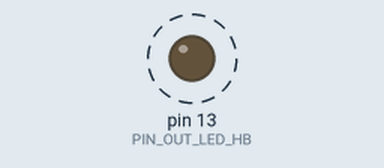
The sketch below on a simulated Arduino Mega 2560, built with avr-gcc and run on an emulated ATmega2560. Shown: output pins drawn as LEDs (lit = HIGH). Dashed ring = blinking. The modem accepts every AT command (registered, SIM ready, sends succeed) and sends nothing else; what the sketch prints to the serial monitor is not drawn.

Above: at 0.2 s.
Timing chart, 0 to 3.0 s (numbered marks = the images above):
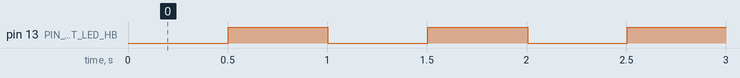

The sketch:

NonBlockingEspAtCmds_Basic.ino
```cpp
#include "definitions.h"
#include "espAt.h"

void setup() {
  // put your setup code here, to run once:
  #ifdef DBG_ALL
  DBG_PORT.begin(DBG_BAUD);
  DBG_PORT.println(F("Non-blocking ESP8266 AT Commands Basic Test!"));
  #endif

  ESP_PORT.begin(ESP_BAUD);

  pinMode(PIN_OUT_LED_HB, OUTPUT);
}

void loop() {
  // put your main code here, to run repeatedly:
  static uint8_t st{};
  switch (st)
  {
  case 0: // Send command.
    espAt_commander("AT\r\n", 2000, "OK");
    st = 1;
    break;
  case 1: // Wait for the result.
  {
    // NB: Buffer the return value of espAt_getResult() since the internal variable is cleared after being read.
    EspAtResult espAtResult = espAt_getResult();
    if(espAtResult == EspAtResult::searchOk){
      st = 2;
      #ifdef DBG_ALL
      DBG_PORT.println(F("Reply rcvd!"));
      #endif
    }
    else if(espAtResult == EspAtResult::timeout){
      st = 2;
      #ifdef DBG_ALL
      DBG_PORT.println(F("Timeout!"));
      #endif
    }
    else if(espAtResult == EspAtResult::overflow){
      st = 2;
      #ifdef DBG_ALL
      DBG_PORT.println(F("Overflow!"));
      #endif
    }
    else if(espAtResult == EspAtResult::invalidCmd){
      st = 2;
      #ifdef DBG_ALL
      DBG_PORT.println(F("invalid cmd!"));
      #endif
    }
    else if(espAtResult == EspAtResult::none){
      #ifdef DBG_ALL
      DBG_PORT.println(F("Processing..."));
      #endif
    }
  }
  case 2: // Done.
    // Do nothing.
    break;
    break;
  default:
    break;
  }


  // ESP8266 AT routines start ====================
  espAt_loop();
  // ESP8266 AT routines end   ====================

  // Blink LED routine start ====================
  static uint32_t hb_tRef{};
  if(millis() - hb_tRef > 500){
    digitalWrite(PIN_OUT_LED_HB, !digitalRead(PIN_OUT_LED_HB));
    hb_tRef = millis();
  }
  // Blink LED routine end   ====================
}
```

definitions.h
```cpp
#ifndef DEFINITIONS_H
#define DEFINITIONS_H

#include "Arduino.h"

#define ESP_PORT Serial1 // For espAt.h.
#define ESP_BAUD 115200 // For espAt.h.
// #define ESP_PORT Serial // For espAt.h.

#define DBG_ALL
#ifdef DBG_ALL
#define DBG_PORT Serial
#define DBG_BAUD 9600
#endif

const uint8_t PIN_OUT_LED_HB = 13;

#endif
```

espAt.h
```cpp
#ifndef ESPAT_H
#define ESPAT_H

#include "definitions.h"

#ifdef DBG_ALL
// #define DBG_ESP_SM
#endif
#define ESP_SIZE_RECEIVEBUFFER 300
#define ESP_SIZE_CMDSTRING 50
#define ESP_SIZE_SEARCHSTRING 20

enum class EspAtResult:uint8_t{
  none,
  timeout,
  searchOk,
  overflow,
  invalidCmd
};
static EspAtResult espAt_result{};
static char espAt_cmd[ESP_SIZE_CMDSTRING+1]{};
static char espAt_searchStr[ESP_SIZE_SEARCHSTRING+1]{};
static uint32_t espAt_timeoutMs{};
static uint8_t espAt_srchStrSz{};

// This function returns the latest result.
// If result != EspAtResult::none, it is reset to EspAtResult::none.
// Hence, user must buffer the return value since the internal variable is cleared after being read.
EspAtResult espAt_getResult(){
  EspAtResult result{};
  if(espAt_result != EspAtResult::none){
    result = espAt_result;
    espAt_result = EspAtResult::none;
  }
  return result;
}

void espAt_commander(char *cmd, uint32_t timeoutMs, char *srchStr){
  uint8_t i{};
  while(cmd[i] && i<ESP_SIZE_CMDSTRING){
    espAt_cmd[i] = cmd[i];
    i++;
  }
  uint8_t s{};
  while(srchStr[s] && s<ESP_SIZE_SEARCHSTRING){
    espAt_searchStr[s] = srchStr[s];
    s++;
  }
  // Clear cmd if cmd string ptr or search string ptr is null or timeout period is 0 (don't proceed).
  if(i == 0 || s == 0 || timeoutMs == 0){
    memset(espAt_cmd, 0, sizeof(espAt_cmd));
    memset(espAt_searchStr, 0, sizeof(espAt_searchStr));
    espAt_result = EspAtResult::invalidCmd;
    #ifdef DBG_ESP_SM
    DBG_PORT.println(F("esp_sm: invalid cmd"));
    #endif
  }
  else{
    espAt_srchStrSz = s;
    espAt_timeoutMs = timeoutMs;
  }
}

void espAt_loop(){
  static uint32_t tRefRcvSt{};
  static char cmd[ESP_SIZE_CMDSTRING+1]{};
  static char srchStr[ESP_SIZE_SEARCHSTRING+1]{};
  static uint8_t srchStrSz{};
  static uint32_t timeoutMs{};
  static uint8_t st{};
  switch (st)
  {
    case 0:
    {
      char testBlock[ESP_SIZE_CMDSTRING]{};
      if(memcmp(espAt_cmd, testBlock, sizeof(testBlock))){
        memset(cmd, 0, sizeof(cmd));
        memset(srchStr, 0, sizeof(srchStr));
        memcpy(cmd, espAt_cmd, sizeof(cmd));
        memcpy(srchStr, espAt_searchStr, sizeof(srchStr));
        timeoutMs = espAt_timeoutMs;
        srchStrSz = espAt_srchStrSz;

        // Clear global variables start =====
        memset(espAt_cmd, 0, sizeof(espAt_cmd));
        memset(espAt_searchStr, 0, sizeof(espAt_searchStr));
        // espAt_timeoutMs = 0;
        // espAt_srchStrSz = 0;
        // Clear global variables end   =====

        #ifdef DBG_ESP_SM
        DBG_PORT.print(F("cmd: ")); DBG_PORT.println(cmd);
        DBG_PORT.print(F("srchStr: ")); DBG_PORT.println(srchStr);
        DBG_PORT.print(F("timeoutMs: ")); DBG_PORT.println(timeoutMs);
        DBG_PORT.print(F("srchStrSz: ")); DBG_PORT.println(srchStrSz);
        #endif
        while(ESP_PORT.available()) ESP_PORT.read();
        ESP_PORT.print(cmd);
        tRefRcvSt = millis();
        st = 1;
      }
    }
      break;
    case 1:
    {
      static uint16_t ctr{};
      static char rcvBfr[ESP_SIZE_RECEIVEBUFFER]{};
      while (ESP_PORT.available()){
        rcvBfr[ctr] = ESP_PORT.read();
        ctr++;
        if(ctr >= srchStrSz && strstr(rcvBfr, srchStr)){
          espAt_result = EspAtResult::searchOk;
          ctr = 0;
          memset(rcvBfr, 0, sizeof(rcvBfr));
          st = 0;
          #ifdef DBG_ESP_SM
          DBG_PORT.println(F("esp_sm: searchOk"));
          #endif
          break;
        }
        else if(millis() - tRefRcvSt > timeoutMs){
          espAt_result = EspAtResult::timeout;
          ctr = 0;
          memset(rcvBfr, 0, sizeof(rcvBfr));
          st = 0;
          #ifdef DBG_ESP_SM
          DBG_PORT.println(F("esp_sm: timeout 1"));
          #endif
          break;
        }
        else if(ctr >= ESP_SIZE_RECEIVEBUFFER){
          espAt_result = EspAtResult::overflow;
          ctr = 0;
          memset(rcvBfr, 0, sizeof(rcvBfr));
          st = 0;
          #ifdef DBG_ESP_SM
          DBG_PORT.println(F("esp_sm: overflow"));
          #endif
          break;
        }
      }
      if(espAt_result == EspAtResult::none && millis() - tRefRcvSt > timeoutMs){
        espAt_result = EspAtResult::timeout;
        ctr = 0;
        memset(rcvBfr, 0, sizeof(rcvBfr));
        st = 0;
        #ifdef DBG_ESP_SM
        DBG_PORT.println(F("esp_sm: timeout 2"));
        #endif
      }
    }
      break;
    default:
      break;
  }
}
#endif
```

Measured:
- by itself, pin 13 (PIN_OUT_LED_HB): alternates HIGH for 0.50 s and LOW for 0.50 s
